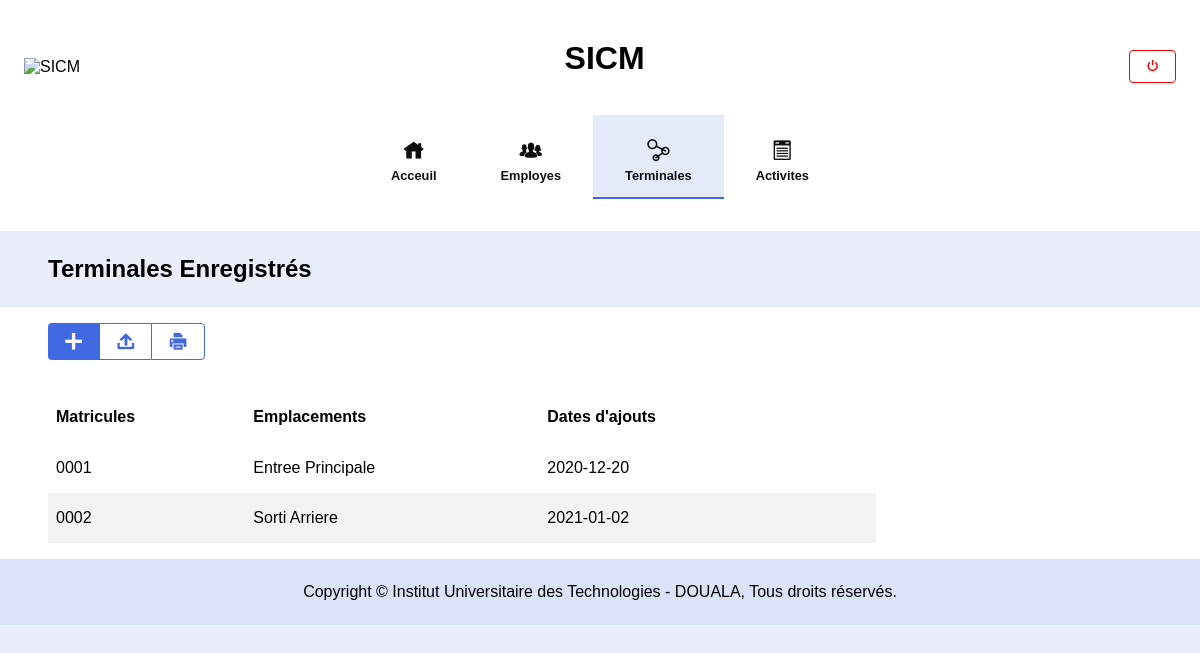
The page /terminals (signed in) on the database as committed earlier.
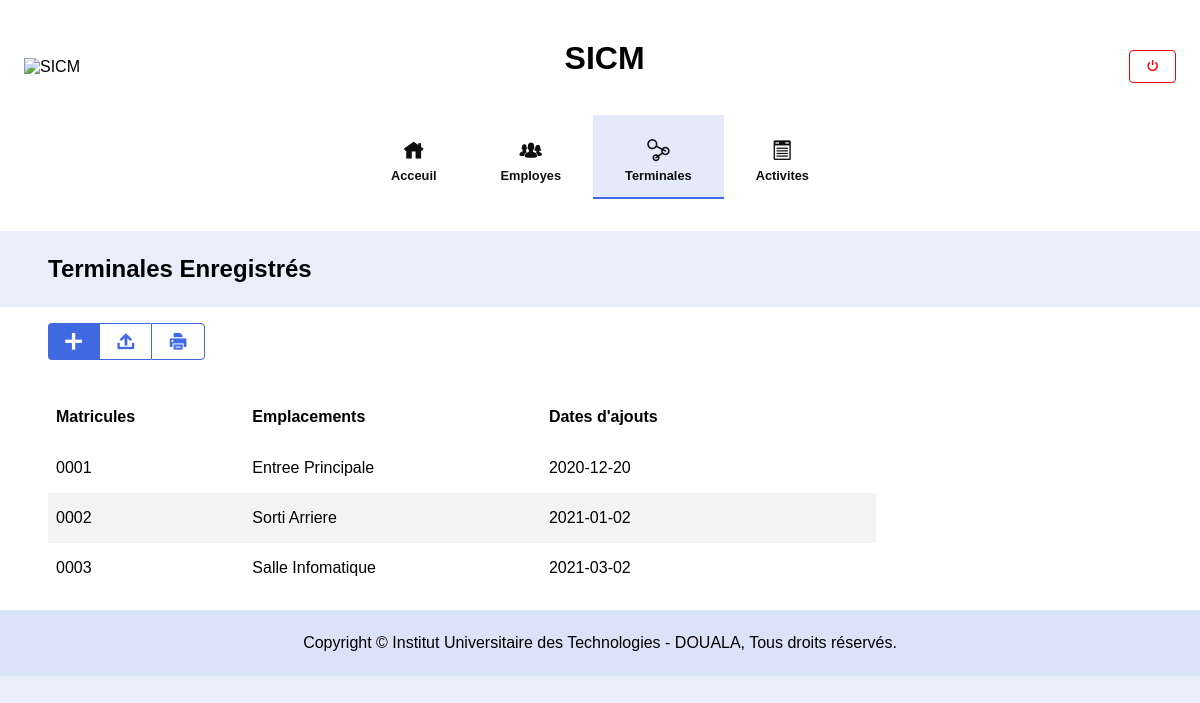
The same page on the database as committed later.
### sicm/models.py (models this page shows, shortened)
class Terminal(db.Model):
    matricule = db.Column(db.String(10), primary_key=True)
    location = db.Column(db.String(35))
    created_on = db.Column(db.DateTime, default=datetime.now)
    activties = db.relationship('Activity', backref='terminal', lazy=True, cascade="all, delete")
    def json(self, with_activities=False):
        data = {
            'matricule': self.matricule,
            'emplacement': self.location,
            'dates_d\'ajout': self.created_on.date(),
        }
        if with_activities:
            data['activities'] = [i.json() for i in self.activties]
        return data

### sicm/routes.py (the view, shortened to what this page needs)
@app.route('/terminals', methods=['GET', 'POST'])
@login_required
def terminals():
    data = [ i.json() for i in Terminal.query.all() ]
    return render_template("sicm/terminals.html", page_title="terminales enregistrés", data=data, page_index=2)

### sicm/models.py (called while the page is built)
@login_manager.user_loader
def load_user(username):
    return Admin.query.get(username)

### sicm/templates/sicm/terminals.html (shortened to what this page needs)
{% extends "sicm/_layout.html" %}
{% from 'sicm/macros/utils.html' import generate_table_head %}
{% from 'sicm/macros/utils.html' import generate_table_body %}
{% block main_body %}
    <table class="datatable" id="dataTable" cellspacing="0">
        <thead>
            {% if data[0] %}
                <tr>
                    {{ generate_table_head(data[0]) }}
                </tr>
            {% endif %}
        </thead>
        <tbody>
            {{ generate_table_body(data, withOptions=True, options=[['delete_terminal', 'minus-circle']]) }}
        </tbody>
    </table>
{% endblock %}

### sicm/templates/sicm/macros/utils.html (shortened to what this page needs)
{% macro generate_table_head(item) %}
    {% if item %}
        {% for key in item %}
            <th>{{ " ".join(key.split('_')).capitalize() }}s</th>
        {% endfor %}
    {% endif %}
{% endmacro %}
{% macro generate_table_body(data, withOptions=False, options=[]) %}
    {% if data %}
        {% for row in data %}
            <tr role="row">
                {% for ck, col in row.items() %}
                    <td>{{ col }}</td>
                {% endfor %}
                {% if withOptions == True %}
                    <td class="actions">
                    </td>
                {% endif %}
            </tr>
        {% endfor %}
    {% endif %}
{% endmacro %}

Rows that differ between the two databases and show on the page:
added Terminal: matricule "0003", location "Salle Infomatique", row "2021-03-02"
